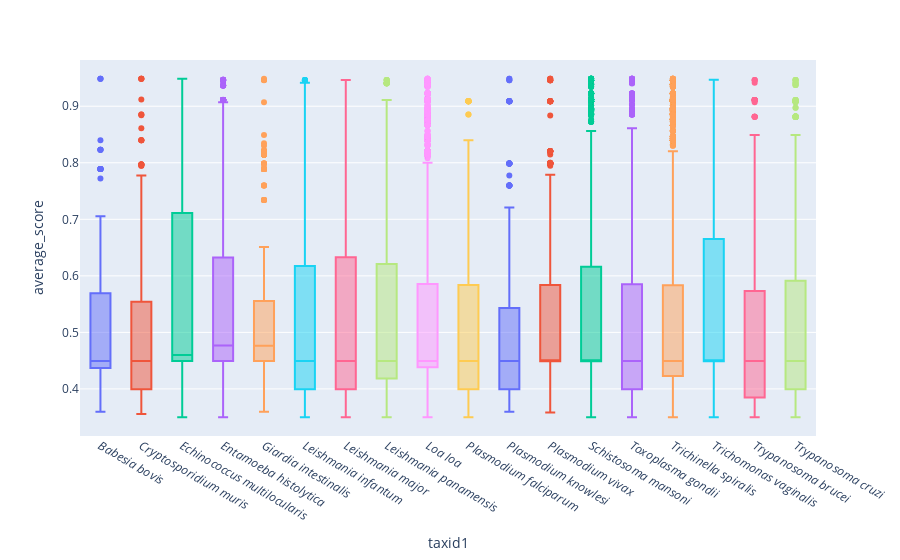

Here is the notebook cell this chart was saved with:
### Code cell
fig = px.box(net.sort_values("taxid1"), x="taxid1", y="average_score", color='taxid1')
fig.update_traces(showlegend=False)
fig

### Figure 1 — Plotly figure (JSON) as saved in the notebook; plotly's stock layout.template omitted (floating-point values rounded to 4 significant figures; data arrays with more than 128 entries replaced by an {"elided": "..."} marker saying what was removed)
{"data": [{"alignmentgroup": "True", "hovertemplate": "taxid1=%{x}<br>average_score=%{y}<extra></extra>", "legendgroup": "<i>Babesia bovis</i>", "marker": {"color": "#636efa"}, "name": "<i>Babesia bovis</i>", "notched": false, "offsetgroup": "<i>Babesia bovis</i>", "orientation": "v", "showlegend": false, "type": "box", "x": {"elided": "177 str values"}, "x0": " ", "xaxis": "x", "y": {"elided": "177 float values"}, "y0": " ", "yaxis": "y"}, {"alignmentgroup": "True", "hovertemplate": "taxid1=%{x}<br>average_score=%{y}<extra></extra>", "legendgroup": "<i>Cryptosporidium muris</i>", "marker": {"color": "#EF553B"}, "name": "<i>Cryptosporidium muris</i>", "notched": false, "offsetgroup": "<i>Cryptosporidium muris</i>", "orientation": "v", "showlegend": false, "type": "box", "x": {"elided": "403 str values"}, "x0": " ", "xaxis": "x", "y": {"elided": "403 float values"}, "y0": " ", "yaxis": "y"}, {"alignmentgroup": "True", "hovertemplate": "taxid1=%{x}<br>average_score=%{y}<extra></extra>", "legendgroup": "<i>Echinococcus multilocularis</i>", "marker": {"color": "#00cc96"}, "name": "<i>Echinococcus multilocularis</i>", "notched": false, "offsetgroup": "<i>Echinococcus multilocularis</i>", "orientation": "v", "showlegend": false, "type": "box", "x": {"elided": "2525 str values"}, "x0": " ", "xaxis": "x", "y": {"elided": "2525 float values"}, "y0": " ", "yaxis": "y"}, {"alignmentgroup": "True", "hovertemplate": "taxid1=%{x}<br>average_score=%{y}<extra></extra>", "legendgroup": "<i>Entamoeba histolytica</i>", "marker": {"color": "#ab63fa"}, "name": "<i>Entamoeba histolytica</i>", "notched": false, "offsetgroup": "<i>Entamoeba histolytica</i>", "orientation": "v", "showlegend": false, "type": "box", "x": {"elided": "1664 str values"}, "x0": " ", "xaxis": "x", "y": {"elided": "1664 float values"}, "y0": " ", "yaxis": "y"}, {"alignmentgroup": "True", "hovertemplate": "taxid1=%{x}<br>average_score=%{y}<extra></extra>", "legendgroup": "<i>Giardia intestinalis</i>", "marker": {"color": "#FFA15A"}, "name": "<i>Giardia intestinalis</i>", "notched": false, "offsetgroup": "<i>Giardia intestinalis</i>", "orientation": "v", "showlegend": false, "type": "box", "x": {"elided": "740 str values"}, "x0": " ", "xaxis": "x", "y": {"elided": "740 float values"}, "y0": " ", "yaxis": "y"}, {"alignmentgroup": "True", "hovertemplate": "taxid1=%{x}<br>average_score=%{y}<extra></extra>", "legendgroup": "<i>Leishmania infantum</i>", "marker": {"color": "#19d3f3"}, "name": "<i>Leishmania infantum</i>", "notched": false, "offsetgroup": "<i>Leishmania infantum</i>", "orientation": "v", "showlegend": false, "type": "box", "x": {"elided": "1270 str values"}, "x0": " ", "xaxis": "x", "y": {"elided": "1270 float values"}, "y0": " ", "yaxis": "y"}, {"alignmentgroup": "True", "hovertemplate": "taxid1=%{x}<br>average_score=%{y}<extra></extra>", "legendgroup": "<i>Leishmania major</i>", "marker": {"color": "#FF6692"}, "name": "<i>Leishmania major</i>", "notched": false, "offsetgroup": "<i>Leishmania major</i>", "orientation": "v", "showlegend": false, "type": "box", "x": {"elided": "1472 str values"}, "x0": " ", "xaxis": "x", "y": {"elided": "1472 float values"}, "y0": " ", "yaxis": "y"}, {"alignmentgroup": "True", "hovertemplate": "taxid1=%{x}<br>average_score=%{y}<extra></extra>", "legendgroup": "<i>Leishmania panamensis</i>", "marker": {"color": "#B6E880"}, "name": "<i>Leishmania panamensis</i>", "notched": false, "offsetgroup": "<i>Leishmania panamensis</i>", "orientation": "v", "showlegend": false, "type": "box", "x": {"elided": "1211 str values"}, "x0": " ", "xaxis": "x", "y": {"elided": "1211 float values"}, "y0": " ", "yaxis": "y"}, {"alignmentgroup": "True", "hovertemplate": "taxid1=%{x}<br>average_score=%{y}<extra></extra>", "legendgroup": "<i>Loa loa</i>", "marker": {"color": "#FF97FF"}, "name": "<i>Loa loa</i>", "notched": false, "offsetgroup": "<i>Loa loa</i>", "orientation": "v", "showlegend": false, "type": "box", "x": {"elided": "7586 str values"}, "x0": " ", "xaxis": "x", "y": {"elided": "7586 float values"}, "y0": " ", "yaxis": "y"}, {"alignmentgroup": "True", "hovertemplate": "taxid1=%{x}<br>average_score=%{y}<extra></extra>", "legendgroup": "<i>Plasmodium falciparum</i>", "marker": {"color": "#FECB52"}, "name": "<i>Plasmodium falciparum</i>", "notched": false, "offsetgroup": "<i>Plasmodium falciparum</i>", "orientation": "v", "showlegend": false, "type": "box", "x": {"elided": "373 str values"}, "x0": " ", "xaxis": "x", "y": {"elided": "373 float values"}, "y0": " ", "yaxis": "y"}, {"alignmentgroup": "True", "hovertemplate": "taxid1=%{x}<br>average_score=%{y}<extra></extra>", "legendgroup": "<i>Plasmodium knowlesi</i>", "marker": {"color": "#636efa"}, "name": "<i>Plasmodium knowlesi</i>", "notched": false, "offsetgroup": "<i>Plasmodium knowlesi</i>", "orientation": "v", "showlegend": false, "type": "box", "x": {"elided": "385 str values"}, "x0": " ", "xaxis": "x", "y": {"elided": "385 float values"}, "y0": " ", "yaxis": "y"}, {"alignmentgroup": "True", "hovertemplate": "taxid1=%{x}<br>average_score=%{y}<extra></extra>", "legendgroup": "<i>Plasmodium vivax</i>", "marker": {"color": "#EF553B"}, "name": "<i>Plasmodium vivax</i>", "notched": false, "offsetgroup": "<i>Plasmodium vivax</i>", "orientation": "v", "showlegend": false, "type": "box", "x": {"elided": "611 str values"}, "x0": " ", "xaxis": "x", "y": {"elided": "611 float values"}, "y0": " ", "yaxis": "y"}, {"alignmentgroup": "True", "hovertemplate": "taxid1=%{x}<br>average_score=%{y}<extra></extra>", "legendgroup": "<i>Schistosoma mansoni</i>", "marker": {"color": "#00cc96"}, "name": "<i>Schistosoma mansoni</i>", "notched": false, "offsetgroup": "<i>Schistosoma mansoni</i>", "orientation": "v", "showlegend": false, "type": "box", "x": {"elided": "2614 str values"}, "x0": " ", "xaxis": "x", "y": {"elided": "2614 float values"}, "y0": " ", "yaxis": "y"}, {"alignmentgroup": "True", "hovertemplate": "taxid1=%{x}<br>average_score=%{y}<extra></extra>", "legendgroup": "<i>Toxoplasma gondii</i>", "marker": {"color": "#ab63fa"}, "name": "<i>Toxoplasma gondii</i>", "notched": false, "offsetgroup": "<i>Toxoplasma gondii</i>", "orientation": "v", "showlegend": false, "type": "box", "x": {"elided": "1363 str values"}, "x0": " ", "xaxis": "x", "y": {"elided": "1363 float values"}, "y0": " ", "yaxis": "y"}, {"alignmentgroup": "True", "hovertemplate": "taxid1=%{x}<br>average_score=%{y}<extra></extra>", "legendgroup": "<i>Trichinella spiralis</i>", "marker": {"color": "#FFA15A"}, "name": "<i>Trichinella spiralis</i>", "notched": false, "offsetgroup": "<i>Trichinella spiralis</i>", "orientation": "v", "showlegend": false, "type": "box", "x": {"elided": "6923 str values"}, "x0": " ", "xaxis": "x", "y": {"elided": "6923 float values"}, "y0": " ", "yaxis": "y"}, {"alignmentgroup": "True", "hovertemplate": "taxid1=%{x}<br>average_score=%{y}<extra></extra>", "legendgroup": "<i>Trichomonas vaginalis</i>", "marker": {"color": "#19d3f3"}, "name": "<i>Trichomonas vaginalis</i>", "notched": false, "offsetgroup": "<i>Trichomonas vaginalis</i>", "orientation": "v", "showlegend": false, "type": "box", "x": {"elided": "1987 str values"}, "x0": " ", "xaxis": "x", "y": {"elided": "1987 float values"}, "y0": " ", "yaxis": "y"}, {"alignmentgroup": "True", "hovertemplate": "taxid1=%{x}<br>average_score=%{y}<extra></extra>", "legendgroup": "<i>Trypanosoma brucei</i>", "marker": {"color": "#FF6692"}, "name": "<i>Trypanosoma brucei</i>", "notched": false, "offsetgroup": "<i>Trypanosoma brucei</i>", "orientation": "v", "showlegend": false, "type": "box", "x": {"elided": "875 str values"}, "x0": " ", "xaxis": "x", "y": {"elided": "875 float values"}, "y0": " ", "yaxis": "y"}, {"alignmentgroup": "True", "hovertemplate": "taxid1=%{x}<br>average_score=%{y}<extra></extra>", "legendgroup": "<i>Trypanosoma cruzi</i>", "marker": {"color": "#B6E880"}, "name": "<i>Trypanosoma cruzi</i>", "notched": false, "offsetgroup": "<i>Trypanosoma cruzi</i>", "orientation": "v", "showlegend": false, "type": "box", "x": {"elided": "1747 str values"}, "x0": " ", "xaxis": "x", "y": {"elided": "1747 float values"}, "y0": " ", "yaxis": "y"}], "layout": {"boxmode": "overlay", "legend": {"title": {"text": "taxid1"}, "tracegroupgap": 0}, "margin": {"t": 60}, "xaxis": {"anchor": "y", "categoryarray": ["<i>Babesia bovis</i>", "<i>Cryptosporidium muris</i>", "<i>Echinococcus multilocularis</i>", "<i>Entamoeba histolytica</i>", "<i>Giardia intestinalis</i>", "<i>Leishmania infantum</i>", "<i>Leishmania major</i>", "<i>Leishmania panamensis</i>", "<i>Loa loa</i>", "<i>Plasmodium falciparum</i>", "<i>Plasmodium knowlesi</i>", "<i>Plasmodium vivax</i>", "<i>Schistosoma mansoni</i>", "<i>Toxoplasma gondii</i>", "<i>Trichinella spiralis</i>", "<i>Trichomonas vaginalis</i>", "<i>Trypanosoma brucei</i>", "<i>Trypanosoma cruzi</i>"], "categoryorder": "array", "domain": [0, 1], "title": {"text": "taxid1"}}, "yaxis": {"anchor": "x", "domain": [0, 1], "title": {"text": "average_score"}}}}
